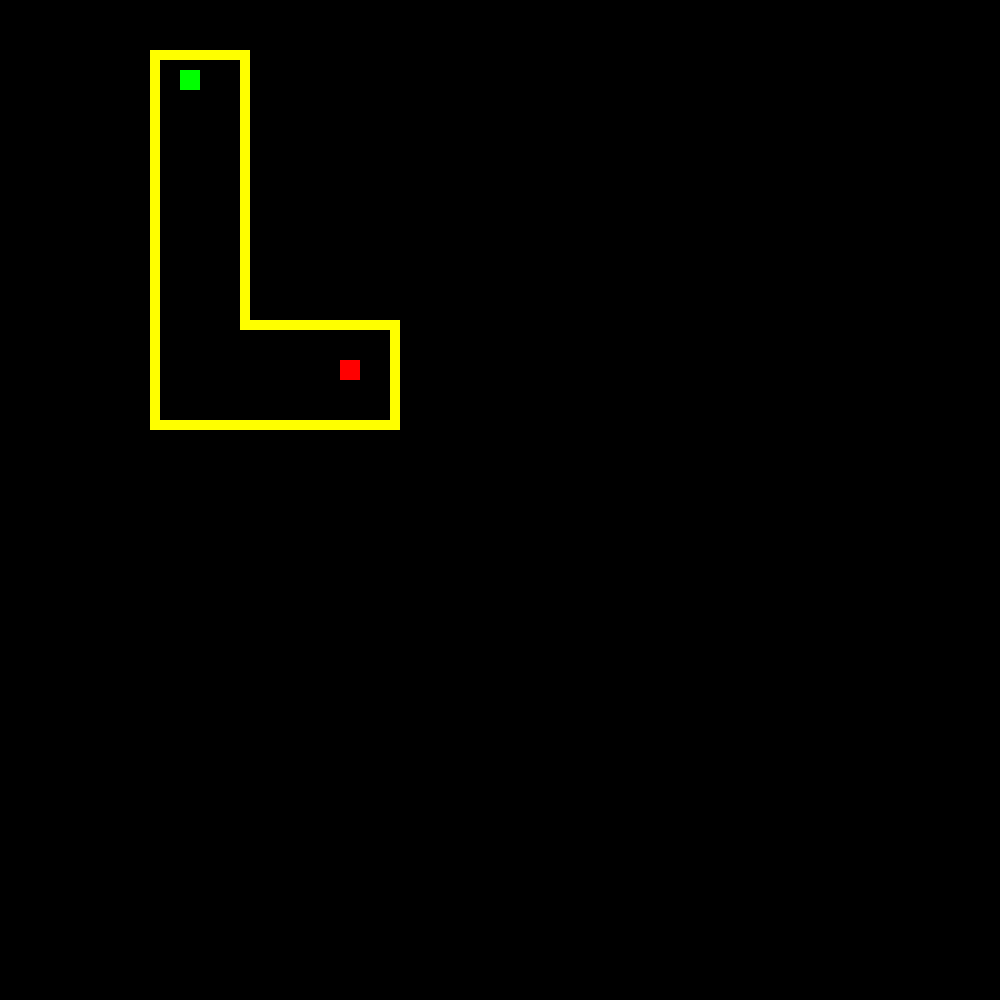

A 2D game scene composited from a Tiled map and its tileset images. What follows is a short description and the map's XML, with each tile layer's data collapsed to a summary:
An orthogonal 100x100 tile map with 10x10 px tiles, 1 tile layer (Tile Layer 1) and 2 objects (start, end).

<map version="1.0" orientation="orthogonal" renderorder="right-down" width="100" height="100" tilewidth="10" tileheight="10">
 <tileset firstgid="1" name="developertiles" tilewidth="10" tileheight="10">
  <image source="../art/devtiles.png" width="100" height="100" />
 </tileset>
 <layer name="Tile Layer 1" width="100" height="100">
  <data>[10000 cells, 130 non-empty, 3 distinct tile ids]</data>
 </layer>
 <objectgroup name="Object Layer 1">
  <object name="Start" type="start" x="179.258" y="69.5367" width="20.9658" height="20.267" />
  <object name="End" type="end" x="339.996" y="359.913" width="20.6164" height="20.267" />
 </objectgroup>
</map>
